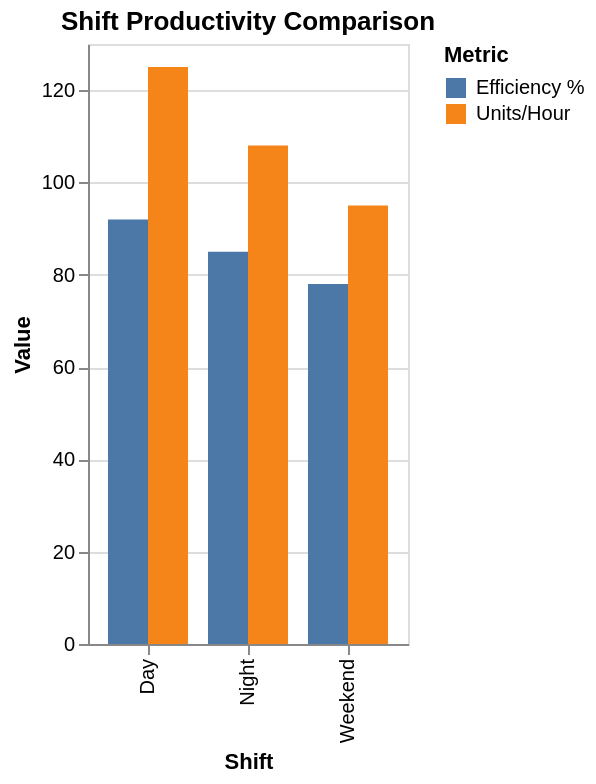

The specification (Vega-Lite) saved for this image:
### Vega-Lite specification from a JSON file in a GitHub repository (floating-point values rounded to 4 significant figures)
{"$schema": "https://vega.github.io/schema/vega-lite/v5.json", "description": "Shift productivity comparison", "data": {"values": [{"shift": "Day", "metric": "Units/Hour", "value": 125}, {"shift": "Day", "metric": "Efficiency %", "value": 92}, {"shift": "Night", "metric": "Units/Hour", "value": 108}, {"shift": "Night", "metric": "Efficiency %", "value": 85}, {"shift": "Weekend", "metric": "Units/Hour", "value": 95}, {"shift": "Weekend", "metric": "Efficiency %", "value": 78}]}, "mark": "bar", "encoding": {"x": {"field": "shift", "type": "nominal", "axis": {"title": "Shift"}}, "y": {"field": "value", "type": "quantitative", "axis": {"title": "Value"}}, "color": {"field": "metric", "type": "nominal", "legend": {"title": "Metric"}}, "xOffset": {"field": "metric"}}, "title": "Shift Productivity Comparison"}
